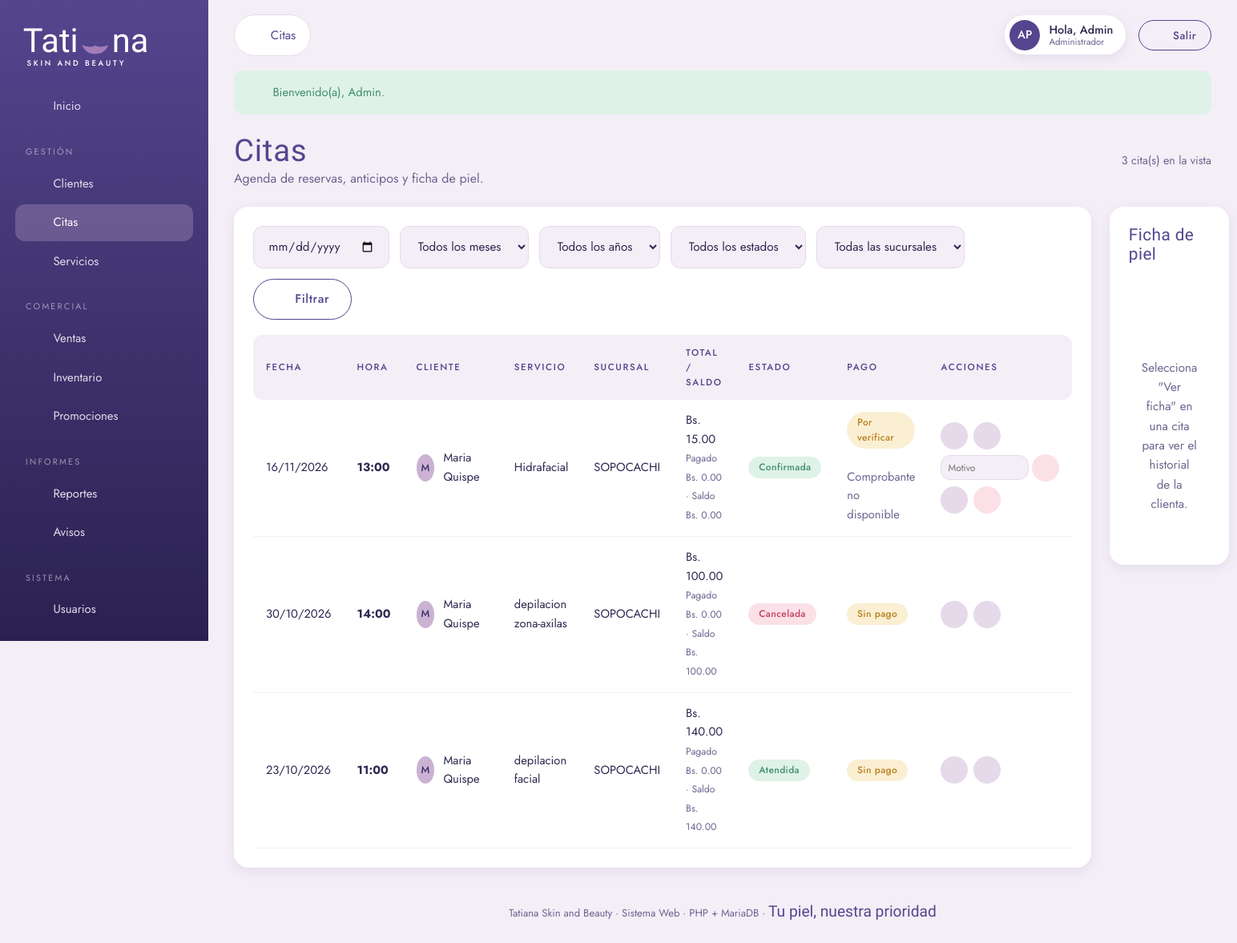
/index.php?v=admin_citas&q=CLI0001 (signed in), run on the app's committed database.
### tables this page shows
CREATE TABLE `reserva` (
  `id_reserva` int(11) NOT NULL,
  `fecha` date DEFAULT NULL,
  `hora` time DEFAULT NULL,
  `tipo_tratamiento` varchar(30) DEFAULT NULL,
  `zona_tratamiento` varchar(50) DEFAULT NULL,
  `respuestas` longtext DEFAULT NULL,
  `precio_total` decimal(10,2) NOT NULL DEFAULT 0.00,
  `anticipo` decimal(10,2) NOT NULL DEFAULT 0.00,
  `monto_pagado` decimal(10,2) NOT NULL DEFAULT 0.00,
  `saldo_pendiente` decimal(10,2) NOT NULL DEFAULT 0.00,
  `estado_pago` varchar(20) NOT NULL DEFAULT 'sin_pago',
  `fecha_pago` datetime DEFAULT NULL,
  `comprobante` varchar(255) DEFAULT NULL,
  `codigo_pago` varchar(40) DEFAULT NULL,
  `estado` varchar(15) DEFAULT NULL,
  `id_sucursal` varchar(10) DEFAULT NULL,
  `id_metodoPago` varchar(10) DEFAULT NULL,
  `id_usuario` varchar(100) DEFAULT NULL
);

CREATE TABLE `usuario` (
  `id_usuario` varchar(100) NOT NULL,
  `nombre` varchar(50) NOT NULL,
  `ap_paterno` varchar(50) DEFAULT NULL,
  `ap_materno` varchar(50) DEFAULT NULL,
  `telefono` varchar(20) DEFAULT NULL,
  `fecha_nacimiento` date DEFAULT NULL,
  `id_rol` varchar(10) DEFAULT NULL,
  `id_sucursal` varchar(10) DEFAULT NULL
);

CREATE TABLE `sucursal` (
  `id_sucursal` varchar(10) NOT NULL,
  `nombre_sucursal` varchar(50) NOT NULL,
  `direccion` varchar(150) DEFAULT NULL,
  `telefono` varchar(20) DEFAULT NULL
);

### app/views/admin/citas.php (the view, shortened to what the rows shown need)
<?php
require __DIR__ . '/../layout/admin_header.php';
$mes = $mes ?? '';
$anio = $anio ?? '';
?>
<div class="page-title">
    <div>
        <h1>Citas</h1>
    </div>
</div>
<div class="split">
    <section class="panel">
        <?php if (empty($reservas)): ?>
            <?= vacio('No hay citas con estos filtros.', 'calendar') ?>
        <?php else: ?>
        <table class="table">
            <thead><tr><th>Fecha</th><th>Hora</th><th>Cliente</th><th>Servicio</th><th>Sucursal</th><th>Total / saldo</th><th>Estado</th><th>Pago</th><th>Acciones</th></tr></thead>
            <tbody>
            <?php foreach ($reservas as $c):
                $comp = trim((string)($c['comprobante_pago'] ?? $c['comprobante'] ?? ''));
                $estadoPago = (string)($c['estado_pago'] ?? 'sin_pago');
                $totalReserva = (float)($c['total'] ?? 0);
                $pagado = (float)($c['monto_pagado'] ?? 0);
                $saldo = array_key_exists('saldo_pendiente', $c) ? (float)$c['saldo_pendiente'] : max(0, $totalReserva - $pagado);
            ?>
                <tr>
                    <td><?= e(date('d/m/Y', strtotime((string)$c['fecha']))) ?></td>
                    <td><b><?= e(substr((string)$c['hora'], 0, 5)) ?></b></td>
                    <td><div class="person"><span class="avatar"><?= e(mb_substr((string)$c['nombre'], 0, 1)) ?></span><?= e(trim($c['nombre'] . ' ' . $c['ap_paterno'])) ?></div></td>
                    <td><?= e($c['servicios'] ?? '—') ?></td>
                    <td><?= e($c['nombre_sucursal'] ?? '—') ?></td>
                    <td><?= bs($totalReserva) ?><br><small class="muted">Pagado <?= bs($pagado) ?> · Saldo <?= bs($saldo) ?></small></td>
                    <td><?= estado((string)$c['estado']) ?></td>
                    <td>
                        <?= estado_pago($estadoPago) ?>
                        <?php if ($comp !== '' && archivo_existe($comp)): ?>
                            <br><a class="link" href="<?= e(url_archivo($comp)) ?>" target="_blank" title="Ver comprobante"><?= icon('eye', 14) ?> Comprobante</a>
                        <?php elseif ($comp !== ''): ?>
                            <br><span class="muted" title="El archivo no está en el servidor"><?= icon('eye', 14) ?> Comprobante no disponible</span>
                        <?php endif; ?>
                    </td>
                    <td><div class="acts" style="flex-wrap:wrap">
                        <a class="ic-btn" href="<?= ruta('admin_citas', array_filter(['ficha' => $c['id_reserva'], 'fecha' => $fecha ?? '', 'mes' => $mes, 'anio' => $anio, 'estado' => $estado ?? '', 'sucursal' => $idSucursal ?? ''])) ?>" title="Ver ficha"><?= icon('eye', 16) ?></a>
                        <?php if ($estadoPago === 'por_verificar'): ?>
                        <form method="post" action="<?= ruta('admin_citas') ?>" style="display:inline" data-confirm="¿Confirmar el anticipo de la reserva #<?= (int)$c['id_reserva'] ?>?">
                            <button class="ic-btn" type="submit" title="Confirmar anticipo"><?= icon('check', 16) ?></button>
                        </form>
                        <form method="post" action="<?= ruta('admin_citas') ?>" style="display:inline-flex;gap:.25rem;align-items:center" data-confirm="¿Rechazar el comprobante de la reserva #<?= (int)$c['id_reserva'] ?>?">
                            <input class="input" type="text" name="motivo" placeholder="Motivo" style="width:110px;padding:.35rem .5rem;font-size:.75rem">
                            <button class="ic-btn del" type="submit" title="Rechazar comprobante"><?= icon('trash', 16) ?></button>
                        </form>
                        <?php elseif (in_array($estadoPago, ['pendiente_efectivo', 'sin_pago', 'anticipo_confirmado', 'parcial'], true) && $saldo > 0.0001): ?>
                        <form method="post" action="<?= ruta('admin_citas') ?>" style="display:inline" data-confirm="¿Registrar el pago en efectivo de la reserva #<?= (int)$c['id_reserva'] ?> por <?= e(bs($saldo)) ?>?">
                            <button class="ic-btn" type="submit" title="Registrar pago en efectivo"><?= icon('box', 16) ?></button>
                        </form>
                        <?php endif; ?>
                        <?php if (in_array($c['estado'], ['confirmada', 'pendiente'], true)): ?>
                        <form method="post" action="<?= ruta('admin_citas') ?>" style="display:inline" data-confirm="¿Marcar la cita #<?= (int)$c['id_reserva'] ?> como atendida?">
                            <button class="ic-btn" type="submit" title="Marcar atendida"><?= icon('clock', 16) ?></button>
                        </form>
                        <form method="post" action="<?= ruta('admin_citas') ?>" style="display:inline" data-confirm="¿Cancelar la cita #<?= (int)$c['id_reserva'] ?>?">
                            <button class="ic-btn del" type="submit" title="Cancelar cita"><?= icon('trash', 16) ?></button>
                        </form>
                        <?php endif; ?>
                    </div></td>
                </tr>
            <?php endforeach; ?>
            </tbody>
        </table>
        <?php endif; ?>
    </section>
</div>
<?php require __DIR__ . '/../layout/admin_footer.php'; ?>

### app/views/layout/helpers.php (shortened to what the rows shown need)
<?php
function e($texto): string
{
    return htmlspecialchars((string)$texto, ENT_QUOTES, 'UTF-8');
}
function ruta(string $vista, array $params = []): string
{
    $url = BASE_URL . '/index.php?v=' . urlencode($vista);
    foreach ($params as $k => $val) {
        $url .= '&' . urlencode((string)$k) . '=' . urlencode((string)$val);
    }
    return $url;
}
function estado(string $e): string
{
    $k = strtolower($e);
    return '<span class="badge-st st-' . e($k) . '">' . e(ucfirst($e)) . '</span>';
}
function estado_pago(string $estadoPago): string
{
    $mapa = [
        'sin_pago'            => ['Sin pago', 'st-pendiente'],
        'pendiente_efectivo'  => ['Efectivo pendiente', 'st-pendiente'],
        'por_verificar'       => ['Por verificar', 'st-por_verificar'],
        'anticipo_confirmado' => ['Anticipo confirmado', 'st-anticipo_confirmado'],
        'parcial'             => ['Pago parcial', 'st-pendiente'],
        'pagado'              => ['Pagado', 'st-pagado'],
        'rechazado'           => ['Rechazado', 'st-rechazado'],
    ];
    $clave = strtolower(trim($estadoPago));
    [$texto, $clase] = $mapa[$clave] ?? [ucfirst(str_replace('_', ' ', $clave)), 'st-pendiente'];
    return '<span class="badge-st ' . $clase . '">' . e($texto) . '</span>';
}
function archivo_existe(?string $ruta): bool
{
    $ruta = trim((string)$ruta);
    $ruta = ltrim(str_replace('\\', '/', $ruta), '/');
    return is_file(BASE_PATH . '/public/' . $ruta);
}
function bs($monto): string
{
    return 'Bs. ' . number_format((float)$monto, 2);
}
function icon(string $n, int $s = 22): string
{
    $d = $p[$n] ?? $p['sparkle'];
    return '<svg width="' . $s . '" height="' . $s . '" viewBox="0 0 24 24" fill="none" stroke="currentColor" stroke-width="1.6" stroke-linecap="round" stroke-linejoin="round" aria-hidden="true">' . $d . '</svg>';
}

### data on the page
reserva: fecha "16/11/2026", hora "13:00", id_usuario.nombre "M", id_usuario.ap_paterno "Maria Quispe", servicios "Hidrafacial", id_sucursal.nombre_sucursal "SOPOCACHI", totalReserva "Bs. 15.00", monto_pagado "Bs. 0.00", saldo_pendiente "Bs. 0.00", estado "Confirmada", texto "Por verificar", $s 14 (drawn)
reserva: fecha "30/10/2026", hora "14:00", id_usuario.nombre "M", id_usuario.ap_paterno "Maria Quispe", servicios "depilacion zona-axilas", id_sucursal.nombre_sucursal "SOPOCACHI", totalReserva "Bs. 100.00", monto_pagado "Bs. 0.00", saldo_pendiente "Bs. 100.00", estado "Cancelada", texto "Sin pago", $s 16 (drawn)
reserva: fecha "23/10/2026", hora "11:00", id_usuario.nombre "M", id_usuario.ap_paterno "Maria Quispe", servicios "depilacion facial", id_sucursal.nombre_sucursal "SOPOCACHI", totalReserva "Bs. 140.00", monto_pagado "Bs. 0.00", saldo_pendiente "Bs. 140.00", estado "Atendida", texto "Sin pago", $s 16 (drawn)

### other printed values
$texto "Inicio Clientes Citas Servicios Ventas Inventario Promociones Reportes Avisos Usuarios"
$titulo "Citas"
$iniciales "AP"
$u['nombre'] "Admin"
$rolTexto "Administrador"
$m "Bienvenido(a), Admin."
count($reservas ?? []) "3"
$mensaje "Selecciona \"Ver ficha\" en una cita para ver el historial de la clienta."
